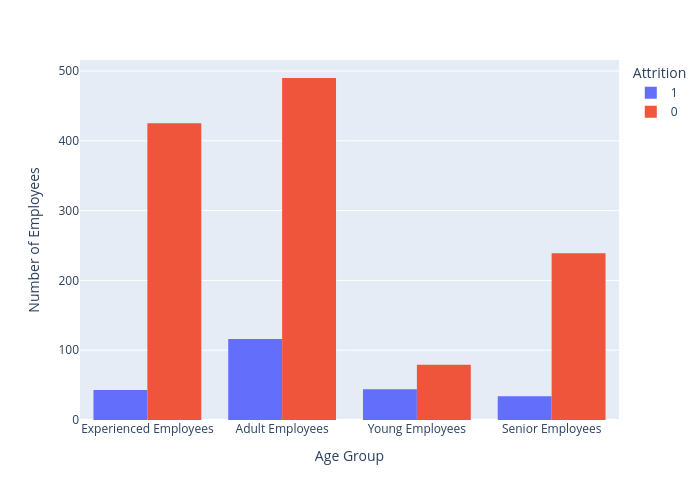

Notebook code for this chart:
### Code cell
fig = px.histogram(df, x="Age_Group", color="Attrition", barmode="group")
fig.update_xaxes(title="Age Group")
fig.update_yaxes(title="Number of Employees")
fig.update_layout(width=700, height=500)

### Figure 1 — Plotly figure (JSON) as saved in the notebook; plotly's stock layout.template omitted (floating-point values rounded to 4 significant figures; data arrays with more than 128 entries replaced by an {"elided": "..."} marker saying what was removed)
{"data": [{"alignmentgroup": "True", "bingroup": "x", "hovertemplate": "Attrition=1<br>Age_Group=%{x}<br>count=%{y}<extra></extra>", "legendgroup": "1", "marker": {"color": "#636efa", "pattern": {"shape": ""}}, "name": "1", "offsetgroup": "1", "orientation": "v", "showlegend": true, "type": "histogram", "x": {"elided": "237 str values"}, "xaxis": "x", "yaxis": "y"}, {"alignmentgroup": "True", "bingroup": "x", "hovertemplate": "Attrition=0<br>Age_Group=%{x}<br>count=%{y}<extra></extra>", "legendgroup": "0", "marker": {"color": "#EF553B", "pattern": {"shape": ""}}, "name": "0", "offsetgroup": "0", "orientation": "v", "showlegend": true, "type": "histogram", "x": {"elided": "1233 str values"}, "xaxis": "x", "yaxis": "y"}], "layout": {"barmode": "group", "height": 500, "legend": {"title": {"text": "Attrition"}, "tracegroupgap": 0}, "margin": {"t": 60}, "width": 700, "xaxis": {"anchor": "y", "domain": [0, 1], "title": {"text": "Age Group"}}, "yaxis": {"anchor": "x", "domain": [0, 1], "title": {"text": "Number of Employees"}}}}
